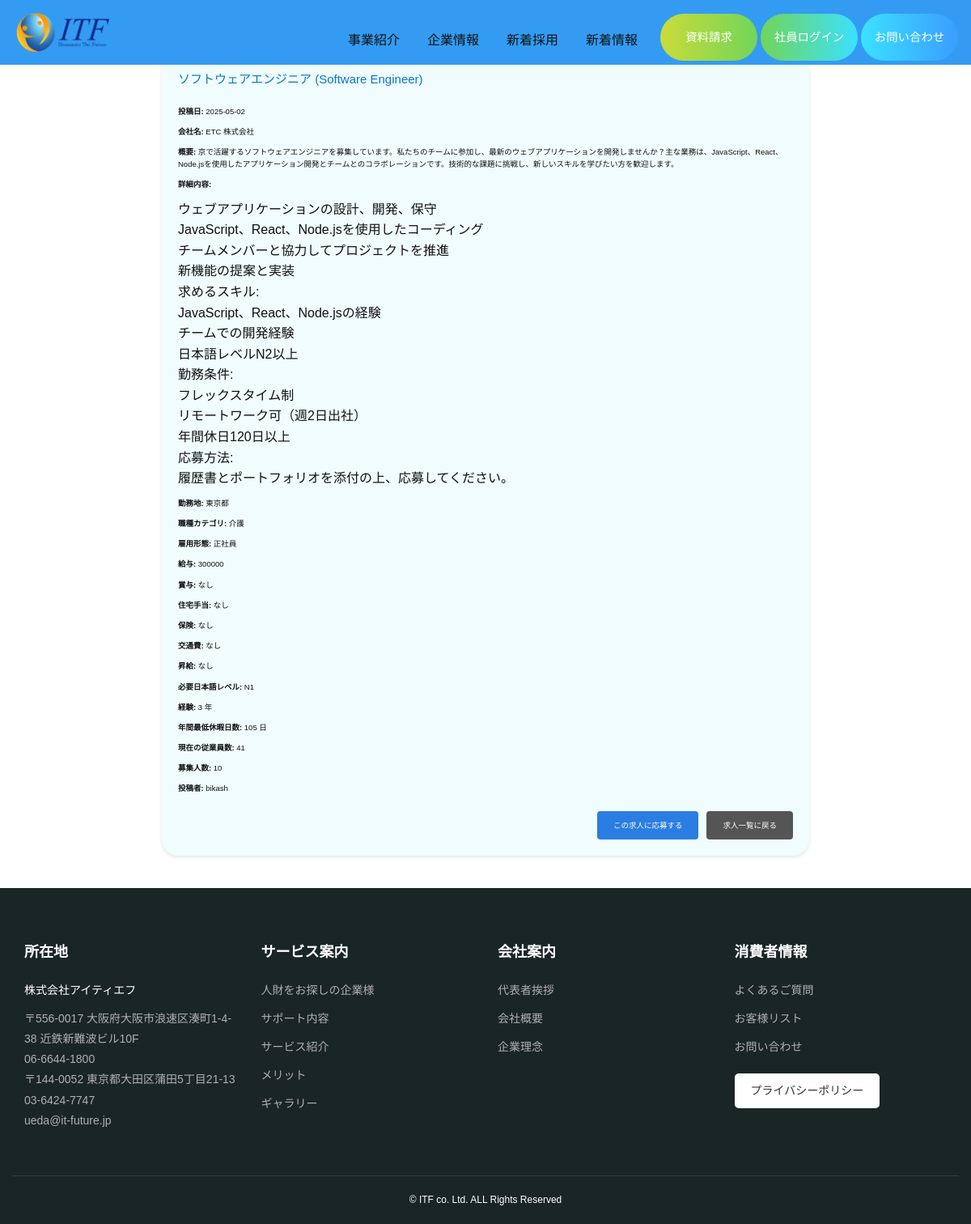
/php/job_details.php?job_id=15, run on the app's committed database.
### tables this page shows
CREATE TABLE `posts` (
  `id` int(11) NOT NULL,
  `staff_id` int(11) NOT NULL,
  `post_type` varchar(50) NOT NULL,
  `category` varchar(50) DEFAULT NULL,
  `title` varchar(255) NOT NULL,
  `summary` text NOT NULL,
  `content` text NOT NULL,
  `image` varchar(255) DEFAULT NULL,
  `company_name` varchar(255) DEFAULT NULL,
  `job_location` varchar(255) DEFAULT NULL,
  `job_category` varchar(50) DEFAULT NULL,
  `job_type` varchar(50) DEFAULT NULL,
  `salary` varchar(100) DEFAULT NULL,
  `bonuses` tinyint(4) DEFAULT NULL,
  `bonus_amount` varchar(100) DEFAULT NULL,
  `living_support` tinyint(4) DEFAULT NULL,
  `rent_support` varchar(100) DEFAULT NULL,
  `insurance` tinyint(4) DEFAULT NULL,
  `transportation_charges` tinyint(4) DEFAULT NULL,
  `transport_amount_limit` varchar(100) DEFAULT NULL,
  `salary_increment` tinyint(4) DEFAULT NULL,
  `increment_condition` text DEFAULT NULL,
  `japanese_level` varchar(50) DEFAULT NULL,
  `experience` varchar(255) DEFAULT NULL,
  `minimum_leave_per_year` varchar(50) DEFAULT NULL,
  `employee_size` varchar(50) DEFAULT NULL,
  `required_vacancy` varchar(50) DEFAULT NULL,
  `date` date NOT NULL,
  `posted_by` varchar(50) NOT NULL,
  `created_at` datetime NOT NULL DEFAULT current_timestamp()
);

### php/job_details.php (the view, shortened to what this page needs)
<!DOCTYPE html>
<html lang="ja">
<head>
    <link rel="stylesheet" href="../css/common.css">
    <link rel="stylesheet" href="../css/style.min.css">
    <link rel="stylesheet" href="../css/screen.min.css">
    <link rel="stylesheet" href="../css/pagenavi-css.css">
    <link rel="stylesheet" href="../css/footer.css">
    <link rel="stylesheet" href="../css/main_intro.css">
    <link rel="stylesheet" href="../css/saiyou.css">
    <link rel="stylesheet" href="../css/login.css">
</head>
<body>
    <header id="header" class="l-header header" itemscope="" itemtype="https://schema.org/WPHeader">
        <div class="header-frame">
            <div class="header-top">
                <div class="wrap pc-flex bet">
                    <div class="header-top-in flex bet vcenter">
                        <h1 class="sp-2 logo"><a href="../index.html" class="logo-link flex vcenter"><img src="../images/logo.png" alt=""></a></h1>
                    </div>
                    <div class="header-menu sp-md-acc">
                        <div id="sp-menu-acc" class="pc-flex hend acc-body">
                            <ul class="contents pc-flex str hend max">
                                <li class="contents-item"><a href="../about.html">事業紹介</a></li>
                                <li class="contents-item"><a href="../company_info.html">企業情報</a></li>
                                <li class="contents-item"><a href="../saiyou.php">新着採用</a></li>
                                <li class="contents-item"><a href="../news.html">新着情報</a></li>
                            </ul>
                            <ul class="cta pc-flex max str">
                                <li class="cta-item document flex vcenter">
                                    <a href="/ITF/Recruitment" class="cta-item-link flex hcenter vcenter">資料請求</a>
                                </li>
                                <li class="cta-item estimation flex vcenter"><a href="#" class="cta-item-link flex hcenter vcenter staff-login-link" onclick="showLoginPopup()">社員ログイン</a></li>
                                <li class="cta-item inquiry flex vcenter">
                                    <a href="../inquiry.html" class="cta-item-link flex hcenter vcenter">お問い合わせ</a>
                                </li>
                            </ul>
                        </div>
                    </div>
                </div>
            </div>
        </div>
    </header><br>
    <section class="job-details-section">
        <?php
        try {
            $db = new PDO('mysql:host=localhost;dbname=itf', 'root', '');
            $db->setAttribute(PDO::ATTR_ERRMODE, PDO::ERRMODE_EXCEPTION);
        } catch (PDOException $e) {
            die("Database connection failed: " . $e->getMessage());
        }
        $job_id = isset($_GET['job_id']) ? (int)$_GET['job_id'] : 0;
        $stmt = $db->prepare("SELECT * FROM posts WHERE id = ? AND post_type = 'job'");
        $stmt->execute([$job_id]);
        $job = $stmt->fetch(PDO::FETCH_ASSOC);
        if ($job) {
            echo '<h2>' . htmlspecialchars($job['title']) . '</h2>';
            echo '<p><strong>投稿日:</strong> ' . htmlspecialchars($job['date']) . '</p>';
            echo '<p><strong>会社名:</strong> ' . htmlspecialchars($job['company_name']) . '</p>';
            echo '<p><strong>概要:</strong> ' . htmlspecialchars($job['summary']) . '</p>';
            echo '<p><strong>詳細内容:</strong></p>';
            echo '<div>' . nl2br(htmlspecialchars($job['content'])) . '</div>';
            echo '<p><strong>勤務地:</strong> ' . htmlspecialchars($job['job_location']) . '</p>';
            echo '<p><strong>職種カテゴリ:</strong> ' . htmlspecialchars($job['job_category']) . '</p>';
            echo '<p><strong>雇用形態:</strong> ' . htmlspecialchars($job['job_type']) . '</p>';
            echo '<p><strong>給与:</strong> ' . htmlspecialchars($job['salary']) . '</p>';
            echo '<p><strong>賞与:</strong> ' . ($job['bonuses'] ? 'あり (金額: ' . htmlspecialchars($job['bonus_amount']) . ')' : 'なし') . '</p>';
            echo '<p><strong>住宅手当:</strong> ' . ($job['living_support'] ? 'あり (金額: ' . htmlspecialchars($job['rent_support']) . ')' : 'なし') . '</p>';
            echo '<p><strong>保険:</strong> ' . ($job['insurance'] ? 'あり' : 'なし') . '</p>';
            echo '<p><strong>交通費:</strong> ' . ($job['transportation_charges'] ? 'あり (月額上限: ' . htmlspecialchars($job['transport_amount_limit']) . ')' : 'なし') . '</p>';
            echo '<p><strong>昇給:</strong> ' . ($job['salary_increment'] ? 'あり (条件: ' . htmlspecialchars($job['increment_condition']) . ')' : 'なし') . '</p>';
            echo '<p><strong>必要日本語レベル:</strong> ' . htmlspecialchars($job['japanese_level']) . '</p>';
            echo '<p><strong>経験:</strong> ' . htmlspecialchars($job['experience']) . '</p>';
            echo '<p><strong>年間最低休暇日数:</strong> ' . htmlspecialchars($job['minimum_leave_per_year']) . ' 日</p>';
            echo '<p><strong>現在の従業員数:</strong> ' . htmlspecialchars($job['employee_size']) . '</p>';
            echo '<p><strong>募集人数:</strong> ' . htmlspecialchars($job['required_vacancy']) . '</p>';
            echo '<p><strong>投稿者:</strong> ' . htmlspecialchars($job['posted_by']) . '</p>';
            echo '<div class="button-container">';
            echo '<a href="../recruitment.php?job_id=' . htmlspecialchars($job['id']) . '" class="apply-button">この求人に応募する</a>';
            echo '<a href="../saiyou.php" class="back-button">求人一覧に戻る</a>';
            echo '</div>';
        } else {
            echo '<p>求人が見つかりませんでした。</p>';
        }
        ?>
    </section>
    <footer class="footer">
        <div class="footer-container">
            <div class="footer-row">
                <div class="footer-col">
                    <h3 class="footer-heading">所在地</h3>
                    <div class="footer-link">
                        <a href="../index.html" style="color: white;">株式会社アイティエフ</a>
                    </div>
                    <p class="footer-text">
                        〒556-0017 大阪府大阪市浪速区湊町1-4-38 近鉄新難波ビル10F<br>
                        06-6644-1800 <br>
                        〒144-0052 東京都大田区蒲田5丁目21-13<br>
                        03-6424-7747<br>
                        ueda@it-future.jp
                    </p>
                </div>
                <div class="footer-col">
                    <h3 class="footer-heading">サービス案内</h3>
                    <a href="../index.html#solution_03" class="footer-link">人財をお探しの企業様</a>
                    <a href="../about.html#support-naiyou" class="footer-link">サポート内容</a>
                    <a href="#" class="footer-link">サービス紹介</a>
                    <a href="../index.html#merit" class="footer-link">メリット</a>
                    <a href="#" class="footer-link">ギャラリー</a>
                </div>
                <div class="footer-col">
                    <h3 class="footer-heading">会社案内</h3>
                    <a href="../inquiry.html" class="footer-link">代表者挨拶</a>
                    <a href="../company_info.html" class="footer-link">会社概要</a>
                    <a href="../index.html#kigyo-rinen" class="footer-link">企業理念</a>
                </div>
                <div class="footer-col">
                    <h3 class="footer-heading">消費者情報</h3>
                    <p class="footer-text">よくあるご質問</p>
                    <a href="#" class="footer-link">お客様リスト</a>
                    <a href="../inquiry.html" class="footer-link">お問い合わせ</a>
                    <a href="#" class="footer-btn">プライバシーポリシー</a>
                </div>
            </div>
            <div class="footer-copyright">
                © ITF co. Ltd. ALL Rights Reserved
            </div>
        </div>
    </footer>
</body>
</html>

### css/pagenavi-css.css (style rules this page uses)
.header-frame { background-color: #339cf2; }
#header { background-color: #339cf2; }
.header { color: #3684b8; font-size: 28px; }

### css/footer.css (style rules this page uses)
.footer { background-color: #1a2526; padding: 50px 0 20px; color: #b0b0b0; font-family: 'Noto Sans JP', sans-serif; line-height: 1.6; }
.footer .footer-container { max-width: 1200px; margin: 0 auto; padding: 0 15px; }
.footer .footer-row { display: flex; flex-wrap: wrap; }
.footer .footer-col { flex: 0 0 25%; max-width: 25%; padding: 15px; text-align: left; }
.footer .footer-heading { font-size: 18px; font-weight: bold; color: #fff; margin-bottom: 20px; }
.footer .footer-text, .footer .footer-link { font-size: 14px; color: #b0b0b0; line-height: 1.8; margin-bottom: 10px; display: block; text-decoration: none; }
.footer .footer-btn { display: inline-block; padding: 10px 20px; background-color: #fff; color: #333; text-decoration: none; border-radius: 5px; font-size: 14px; margin-top: 10px; transition: background-color 0.3s ease; }
.footer .footer-copyright { text-align: center; font-size: 12px; color: #fff; margin-top: 30px; padding-top: 20px; border-top: 1px solid rgba(255, 255, 255, 0.1); }

### css/main_intro.css (style rules this page uses)
body { font-family: 'Noto Sans JP', sans-serif; line-height: 1.6; }

### php/job_details.php (style rules this page uses)
.job-details-section { max-width: 800px; margin: 40px auto; padding: 20px; background: #f0fcfd; border-radius: 20px; box-shadow: 0 2px 4px rgba(0, 0, 0, 0.1); }
.job-details-section h2 { color: #0577c5; font-size: 1.5rem; margin-bottom: 20px; }
.job-details-section p, .job-details-section ul { margin: 10px 0; font-size: 0.95rem; }
.button-container { text-align: right; margin-top: 20px; }
.apply-button, .back-button { display: inline-block; padding: 10px 20px; color: #fff; text-decoration: none; border-radius: 4px; font-size: 0.95rem; margin-left: 10px; }
.apply-button { background: #2a7de1; }
.back-button { background: #555; }

### data on the page
posts: title "ソフトウェアエンジニア (Software Engineer)", date "2025-05-02", company_name "ETC 株式会社", summary "京で活躍するソフトウェアエンジニアを募集しています。私たちのチームに参加し、最新のウェブアプリケーションを開発しませんか？主な業務は、JavaScript、React、Node.jsを使用したアプリケーション開発とチームとのコラボレーションです。技術的な課題に挑戦し、新しいスキルを学びたい方を歓迎します。", content "ウェブアプリケーションの設計、開発、保守 JavaScript、React、Node.jsを使用したコーディング チームメンバーと協力してプロジェクトを推進 新機能の提案と実装 求めるスキル: JavaScript、React、Node.jsの経験 チームでの開発経験 日本語レベルN2以上 勤務条件: フレックスタイム制 リモートワーク可（週2日出社） 年間休日120日以上 応募方法: 履歴書とポートフォリオを添付の上、応募してください。", job_location "東京都", job_category "介護", job_type "正社員", salary "300000", japanese_level "N1", experience "3 年", minimum_leave_per_year "105", employee_size "41", required_vacancy "10", posted_by "bikash"
